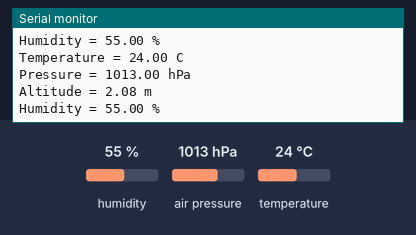
A sketch run on a simulated ESP32. Shown: the last lines printed to the serial monitor. The inputs (shaded band) are chosen by the test bench; at power-on: humidity 55 %, air pressure 1013 hPa, temperature 24 °C.

Above: at 1.2 s.
1.3 s: humidity set to 22 %
At 2.6 s:
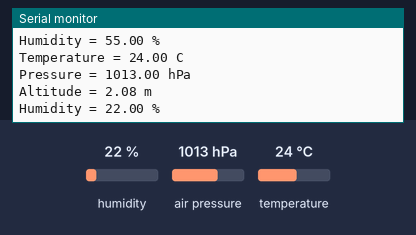
2.8 s: air pressure set to 952 hPa
At 3.8 s:
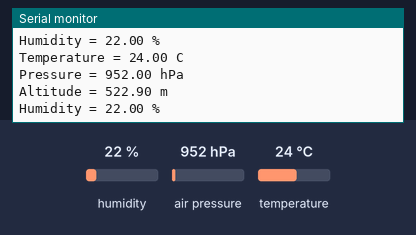

The sketch:

ESP32_PoE_MOD_BME280.ino
```cpp
/*
  Simple demo for Olimex boards: ESP32-PoE and MOD-BME280.
  Reads data from the module and prints it on the terminal.
  This sketch requires Espressif package -
  how to install it read here: https://github.com/espressif/arduino-esp32
*/

#include <Wire.h>
#include "Adafruit_BME280.h" // Main menu -> Sketch -> Include Library -> Manage Libraries -> search for "Adafruit BME280 Library" and install it

#define SEALEVELPRESSURE_HPA (1013.25)  // required for MOD-BME280

Adafruit_BME280 bme; // I2C

void setup()
{
  Serial.begin(115200); // initialize serial communications
  Wire.begin (13, 16);  // init I2C on the respective pins
  bme.begin(0x77);
}

char Buff[100];
float Temperature, Pressure, Altitude, Humidity;
void loop ()
{
  Temperature = bme.readTemperature();
  Pressure = bme.readPressure() / 100.0F;
  Altitude = bme.readAltitude(SEALEVELPRESSURE_HPA);
  Humidity = bme.readHumidity();
  sprintf (Buff, "Temperature = %.2f C\nPressure = %.2f hPa\nAltitude = %.2f m\nHumidity = %.2f %%\n\n\n", Temperature, Pressure, Altitude, Humidity);
  Serial.print (Buff);
  delay (1000);
}
```

Measured:
- after the input at 1.3 s, the serial monitor: prints a new line after 0.72 s (image 1)
- after the input at 2.8 s, the serial monitor: prints a new line after 0.22 s (image 2)
